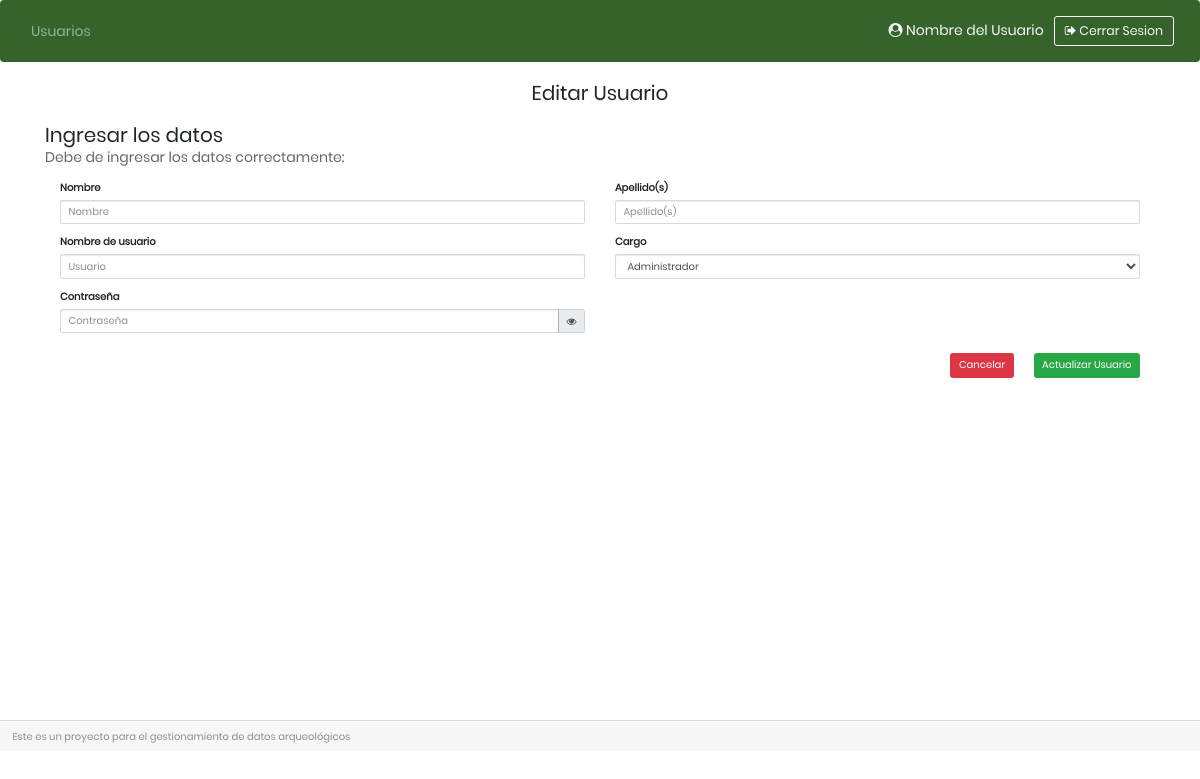
/pages/Usuario/actualizar-usuario.php?idUsuario=1, run on an earlier commit of the app's database.
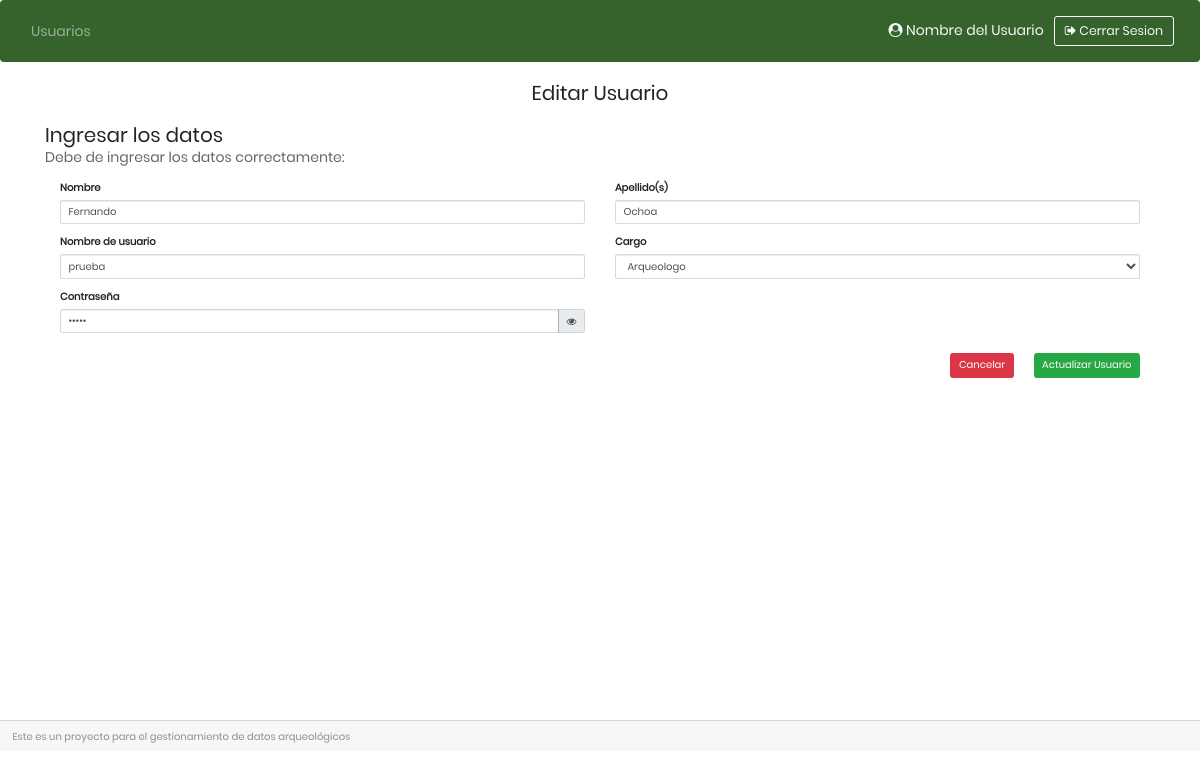
And on a later commit of the database.
### tables this page shows
CREATE TABLE `usuarios` (
  `idUsuario` int(250) NOT NULL AUTO_INCREMENT,
  `nombre` varchar(30) NOT NULL,
  `apellido` varchar(30) NOT NULL,
  `contrasena` varchar(30) NOT NULL,
  `cargo` varchar(20) NOT NULL,
  `usuario` varchar(255) NOT NULL,
  PRIMARY KEY (`idUsuario`)
);

### pages/Usuario/actualizar-usuario.php (the view, shortened to what this page needs)
<?php
   require ('../../functions/conexion/conexion.php');
   $idUsuario = $_GET['idUsuario'];
   $sql = "SELECT * FROM usuarios WHERE idUsuario='$idUsuario'";
   $resultado = mysqli_query($conexion, $sql);
   $row = mysqli_fetch_array($resultado)
?>
<!DOCTYPE html>
<html lang="es">
<head>
    <link rel="stylesheet" href="https://maxcdn.bootstrapcdn.com/bootstrap/3.4.1/css/bootstrap.min.css">
    <link rel='stylesheet' href='https://cdnjs.cloudflare.com/ajax/libs/twitter-bootstrap/4.1.3/css/bootstrap.min.css'>
    <link rel="stylesheet" type="text/css" href="../../other/bootstrap/css/bootstrap.min.css">
    <link rel="stylesheet" type="text/css" href="../../fonts/font-awesome-4.7.0/css/font-awesome.min.css">
    <link rel="stylesheet" type="text/css" href="../../css/main.css">
    <link rel="stylesheet" type="text/css" href="../../css/hierarchy-select.min.css">
</head>
<body>
    <nav class="navbar navbar-expand-lg navbar-dark" style="background: #36622C">
        <div class="collapse navbar-collapse" id="navbarTogglerDemo01">
            <ul class="navbar-nav mr-auto mt-2 mt-lg-0">
                <li class="nav-item">
                    <a class="nav-link" href="../Admin/inicioAdministrador.php">Usuarios</a>
                </li>
            </ul>
            <form class="form-inline my-2 my-lg-0">
                <li class="nav-item">
                    <a class="nav-link text-light">
                        <i class="fa fa-user-circle" aria-hidden="true"></i>
                        <?php
                            require ('../../functions/conexion/conexion.php');
                            $user = $_SESSION['usuario'];
                            $sql = "SELECT * FROM usuarios WHERE Nombre='$user'";
                            $result = mysqli_query($conexion, $sql);
                            if(mysqli_num_rows($result) > 0){
                                while($row = mysqli_fetch_array($result)){
                                    echo $row['Nombre'] . " " .$row['Apellido'];
                                }
                            } else {
                                echo "Nombre del Usuario";
                            }
                        ?>
                    </a>
                </li>
                <a class="btn btn-outline-light btn-lg" href="../../functions/Sesion/cerrarSesion.php">
                    <i class="fa fa-sign-out" onclick="cerrarSesion()" aria-hidden="true"></i>
                    Cerrar Sesion
                </a>
            </form>
        </div>
    </nav>
    <div class="container-fluid text-center" style="margin-bottom:20px">
        <h2>Editar Usuario</h2>
    </div>
    <div class="container" style="min-height:72vh">
        <h2>Ingresar los datos</h2>
        <p>Debe de ingresar los datos correctamente:</p>
        <form class="form-horizontal validate-form" action="../../functions/Admin/actualizarUsuario.php" method="POST"
            enctype="multipart/form-data" autocomplete="off">
            <div class="container">
                <div class="row">
                    <div class="col-6">
                        <label>Nombre</label>
                        <input class="form-control" id="nombre" type="text" maxlength="30" minlength="0" placeholder="Nombre" name="nombre"
                         value="<?php echo $row['nombre']?>">
                    </div>
                    <div class="col-6">
                        <label>Apellido(s)</label>
                        <input class="form-control" id="apellido" type="text" maxlength="30" minlength="0" placeholder="Apellido(s)"
                            name="apellido" value="<?php echo $row['apellido']?>">
                    </div>
                    <div class="col-6">
                        <label>Nombre de usuario</label>
                        <input class="form-control" id="usuario" type="text" maxlength="30" minlength="0" placeholder="Usuario"
                            name="usuario" value="<?php echo $row['usuario']?>">
                    </div>
                    <div class="col-6">
                        <label>Cargo</label>
                        <select class="form-control"  id="comment" maxlength="30" minlength="0"
                            placeholder="Cargo" name="cargo" id="cargo">
                            <option value="Administrador" <?php if ($row['cargo'] == 'Administrador') { echo ' selected="selected"'; } ?>>Administrador</option>
                            <option value="Arqueologo" <?php if ($row['cargo'] == 'Arqueologo') { echo ' selected="selected"'; } ?>>Arqueologo</option>
                        </select>
                    </div>
                    <div class="col-6">
                        <label>Contraseña</label>
                        <div class="input-group">
                            <input type="password" name="contrasena" id="contrasena" class="form-control" data-toggle="password" placeholder="Contraseña"
                            value="<?php echo $row['contrasena']?>">
                            <div class="input-group-append">
                                <span class="input-group-text"><i class="fa fa-eye"></i></span>
                            </div>
                        </div>
                    </div>
                    <div class="col-6">
                    </div>
                </div>
            </div>
            <div class="col d-flex flex-row-reverse" style="margin-top:20px">
                <input type="submit" class="btn btn-success" value="Actualizar Usuario">
                <a href="inicioAdministrador.php" type="submit" class="btn btn-danger" style="margin-right:20px">Cancelar</a>
            </div>
        </form>
    </div>
    <footer class="card-footer text-muted absolute-bottom" style="margin-top:20px">
        Este es un proyecto para el gestionamiento de datos arqueológicos
    </footer>
</body>
</html>

### css/main.css (style rules this page uses)
* { margin: 0px; padding: 0px; box-sizing: border-box; }
body, html { height: 100%; font-family: Poppins-Regular, sans-serif; }
a { font-family: Poppins-Regular; font-size: 14px; line-height: 1.7; color: #666666; margin: 0px; transition: all 0.4s; -webkit-transition: all 0.4s; -o-transition: all 0.4s; -moz-transition: all 0.4s; }
h1,h2,h3,h4,h5,h6 { margin: 0px; }
p { font-family: Poppins-Regular; font-size: 14px; line-height: 1.7; color: #666666; margin: 0px; }
ul, li { margin: 0px; list-style-type: none; }
input { outline: none; border: none; }

### pages/Usuario/actualizar-usuario.php (style rules this page uses)
.col-6 { padding-top: 10px; }

What changed in the data, as far as the page shows it:
now on this page (row edited): usuarios: nombre "Fernando", apellido "Ochoa", usuario "prueba", cargo "Arqueologo"
Also different on the page:
form field cargo: "Administrador" → (not shown)
